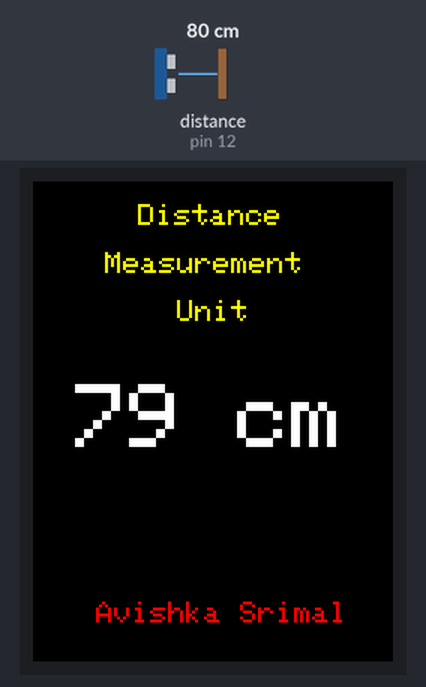
Recording of a sketch running on a simulated Arduino Uno, built with avr-gcc and run on an emulated ATmega328P. Shown: 240×320 colour display. Wiring (inferred from the names in the program): ultrasonic range finder: trigger pin 11; echo pin 12. The test bench sets the inputs (shaded band); at power-on: distance to the obstacle (sensor on pin 12) 80 cm. The echo pulse lasts 58.3 µs per cm.

Above: at 1.4 s.
1.5 s: distance to the obstacle (sensor on pin 12) set to 2 cm
At 3.0 s:
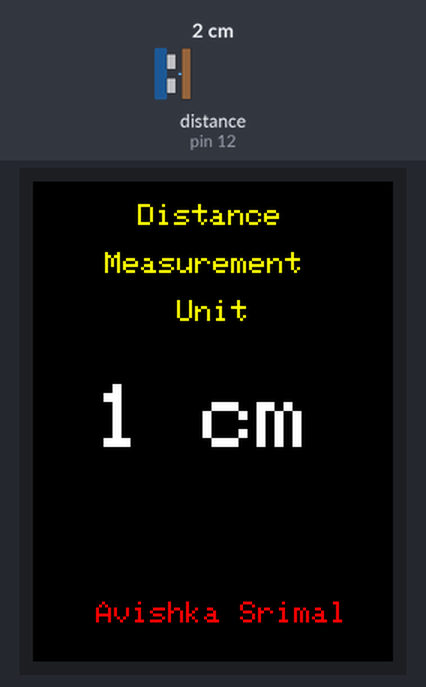
4.7 s: distance to the obstacle (sensor on pin 12) set to 4 cm
At 6.3 s:
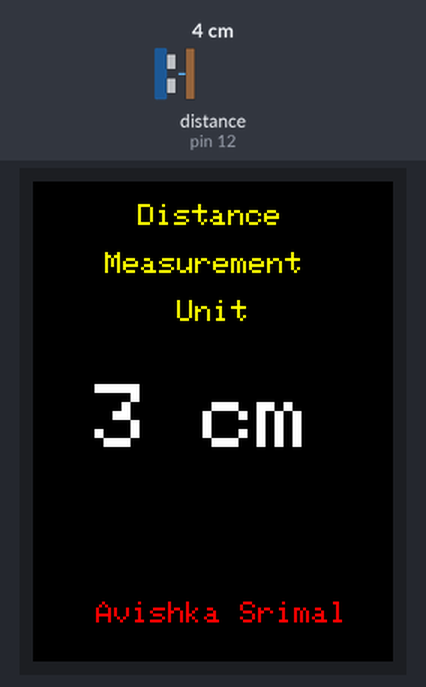
6.7 s: distance to the obstacle (sensor on pin 12) set to 9 cm
At 8.0 s:
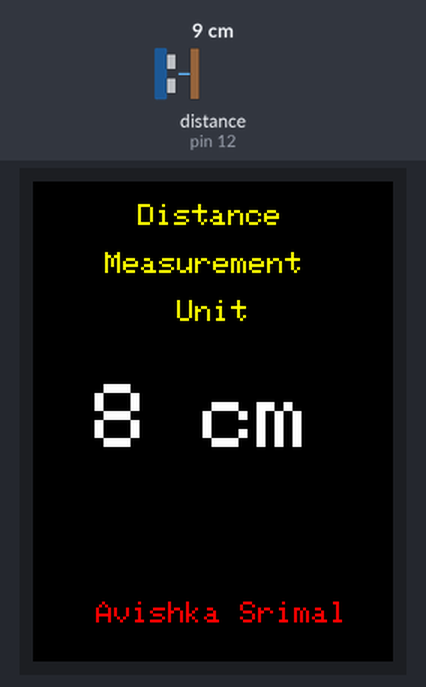
Timing chart, 0 to 9.7 s (numbered marks = the images above; inputs shaded):
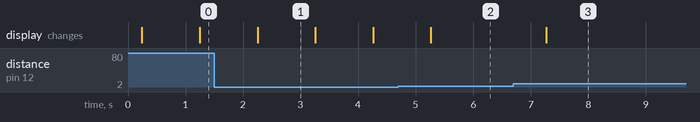

Measured:
- after the input at 1.5 s, the display: changes after 0.75 s (image 1)
- after the input at 4.7 s, the display: changes after 0.57 s (image 2)
- after the input at 6.7 s, the display: changes after 0.57 s (image 3)
- what the display in image 1 shows lasts 1.0 s, from 2.3 s to 3.3 s

The sketch:

Distance-Measurement.ino
```cpp
//include libraries
#include <Adafruit_TFTLCD.h>
#include <Adafruit_GFX.h>
#include <TouchScreen.h>

//define pins of the display
#define LCD_CS A3
#define LCD_CD A2
#define LCD_WR A1
#define LCD_RD A0
#define LCD_RESET A4

//calibration of the display
#define TS_MINX 122
#define TS_MINY 111
#define TS_MAXX 942
#define TS_MAXY 890

//deifne pins of the touch screen
#define YP A3
#define XM A2
#define YM 9
#define XP 8

//define colors using for the display
#define BLACK   0x0000
#define BLUE    0x001F
#define RED     0xF800
#define GREEN   0x07E0
#define CYAN    0x07FF
#define MAGENTA 0xF81F
#define YELLOW  0xFFE0
#define WHITE   0xFFFF

//define pin using by library
Adafruit_TFTLCD tft(LCD_CS, LCD_CD, LCD_WR, LCD_RD, LCD_RESET);

//Ultrasonic Sensor
const int VCC = 13;
const int trigPin = 11;
const int echoPin = 12;

//Define Variables
long duration = 0;
long distance = 0;
long distanceOld = 0;

void setup(void){
  //initialize setup
  tft.reset();
  uint16_t identifier = tft.readID();
  tft.begin(identifier);

  //setting background of the display
  //tft.setRotation(1);   //rotation of the display
  tft.fillScreen(BLACK);  //color of the display
  tft.setTextWrap(true);

  //define pin modes
  pinMode(VCC, OUTPUT);
  pinMode(trigPin, OUTPUT); //sets the trigPin as an Output
  pinMode(echoPin, INPUT);  //sets the echoPin as an Input
  digitalWrite(VCC, HIGH);  // +5V - Pin 13 as VCC

  tft.setTextSize(2);       //text size
  tft.setTextColor(YELLOW); //text color
  tft.setCursor(70,15);      //point of the text
  tft.print("Distance\n\n    Measurement\n\n        Unit"); //print the text

  tft.setTextSize(2);
  tft.setTextColor(RED);
  tft.setCursor(30,280);
  tft.print(" Avishka Srimal");
}

void loop(){
  digitalWrite(trigPin, LOW);
  delayMicroseconds(2);
  digitalWrite(trigPin, HIGH);
  delayMicroseconds(10);
  digitalWrite(trigPin, LOW);
  duration = pulseIn(echoPin, HIGH);
  distance = duration * 0.034/2;

  if(distance!=distanceOld){
    getDistance(distanceOld, BLACK);
    getDistance(distance, WHITE);
  }

  distanceOld = distance;
  delay(1000);
}

void getDistance(long distance, int color){

  int x;
  if(distance < 10 ) x=41;
  else if((distance < 100) || (distance >= 1000)) x=28;
  else x=19;

  tft.setCursor(x, 135);
  tft.setTextColor(color);
  tft.setTextSize(6);

  if(distance < 1000) {
     tft.print(distance);
     tft.print(" cm");
  }
  else {
  tft.print(".....");
  }
}
```
